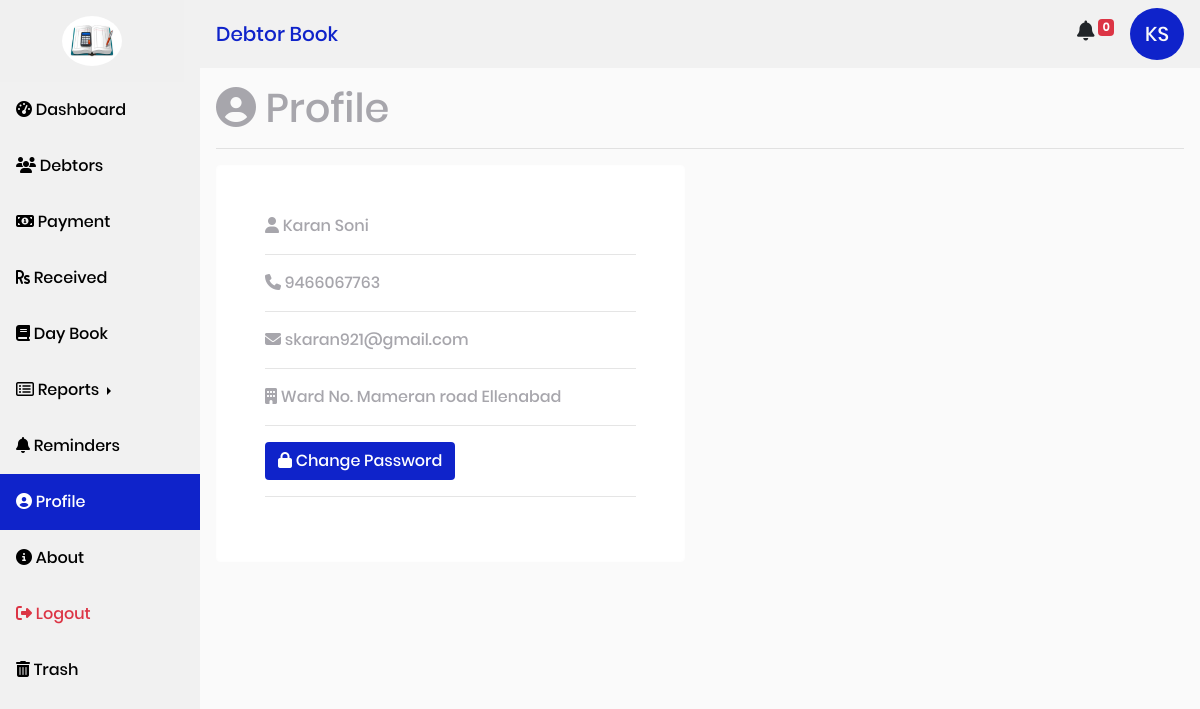
Page /user/profile/index.php (signed in) on the committed database.
### tables this page shows
CREATE TABLE `users` (
  `USER_ID` int(11) NOT NULL AUTO_INCREMENT,
  `USER_FIRST_NAME` varchar(90) NOT NULL,
  `USER_LAST_NAME` varchar(90) NOT NULL,
  `USER_EMAIL` varchar(90) NOT NULL,
  `USER_MOBILE` varchar(20) NOT NULL,
  `USER_PASSWORD` varchar(90) NOT NULL,
  `USER_ADDRESS` text NOT NULL,
  `USER_CREATE_DATE` timestamp NOT NULL DEFAULT current_timestamp(),
  `USER_UPDATE_DATE` timestamp NOT NULL DEFAULT current_timestamp() ON UPDATE current_timestamp(),
  `USER_STATUS` int(11) NOT NULL DEFAULT 1,
  PRIMARY KEY (`USER_ID`)
);

### api/User.php (called while the page is built, shortened)
<?php
class User
{
  private $conn;
  public function __construct($conn)
  {
    $this->conn = $conn;
  }
  public function getUserDetails($userId)
  {
    $sql = "SELECT * from users WHERE USER_ID='$userId'";
    $result = $this->conn->query($sql);
    if ($row = $result->fetch_assoc()) {
      return $row;
    } else {
      return [];
    }
  }
  public function getUserNameArray($userId)
  {
    $sql = "SELECT USER_FIRST_NAME,USER_LAST_NAME from users WHERE USER_ID='$userId'";
    $result = $this->conn->query($sql);
    return $result->fetch_assoc();
  }
  public function getTodaysReminderCount()
  {
    $userId = $_SESSION["user_auth_id"];
    $date = date("d-m");
    $sql = "SELECT count(*) as total FROM reminders WHERE USER_ID='$userId' AND REMINDER_STATUS='1'
       AND DATE_FORMAT(str_to_date(REMINDER_DATE, '%d-%m-%Y'),'%d-%m') = '$date' ORDER BY REMINDER_ID DESC";
    $result = $this->conn->query($sql);
    $rows = $result->fetch_all(MYSQLI_ASSOC);
    return $rows[0]["total"];
  }
}

### user/profile/index.php (the view, shortened to what this page needs)
<!DOCTYPE html>
<html lang="en">
<head>
    <?php
     include "../../externalCss.php";
     include "../../api/db.php";
     include "../../api/User.php";
     $userId = $_SESSION["user_auth_id"];
     $user = new User($conn);
     $userNameArr =$user->getUserNameArray($userId);
    ?>
      <link rel="stylesheet" href="../../css/toastr.min.css">
</head>
<body>
      <?php include("../sideBar.php"); ?>
    <div class="sidebarContent">
             <?php include("../navBar.php"); ?>
            <div class="main m-2 p-2">
                  <h1 class="gray-text"> <i class="fa fa-user-circle"></i> Profile</h1>
                  <hr/>
                  <div class="row">
                     <div class="col-md-6">
                     <div class="card p-5" style="border:1px solid #fefefe;">
                       <div class="body">
                         <?php
                            include "../../api/db.php";
                            $userId = $_SESSION["user_auth_id"];
                            $user = new User($conn);
                            $user =$user->getUserDetails($userId);
                         ?>
                       <div class="gray-text">
                                <i class="fa fa-user"></i> <?php echo $user["USER_FIRST_NAME"]." ".$user["USER_LAST_NAME"]; ?>
                            </div>
                            <hr/>
                            <div class="gray-text">
                                <i class="fa fa-phone"></i> <?php echo $user["USER_MOBILE"]; ?>
                            </div>
                            <hr/>
                            <div class="gray-text">
                                <i class="fa fa-envelope"></i> <?php echo $user["USER_EMAIL"]; ?>
                            </div>
                            <hr/>
                            <div class="gray-text">
                                <i class="fa fa-building"></i> <?php echo $user["USER_ADDRESS"]; ?>
                            </div>
                             <hr/>
                            <div class="gray-text">
                                <button type="button" class="btn blue text-white" onclick="openChangePasswordModal()"> <i class="fa fa-lock"></i>  Change Password</button>
                            </div>
                            <hr/>
                       </div>
                  </div>
                     </div>
                  </div>
            </div>
        </div>
</body>
</html>

### user/navBar.php
<nav class="navbar navbar-expand-lg navbar-light " style="background-color:#f1f1f1">
                    <a href="#" class="navbar-brand text-center">
                        <span class="blue-text">Debtor Book</span>
                    </a>
                <ul class="navbar-nav" style="margin-left:auto">
                    <li class="nav-item mr-3 mt-2" style="font-size:20px;cursor:pointer;">
                            <span class="fa fa-bell" onclick="window.open('http://localhost/DebtorBook/user/reminders/todaysReminder.php','_self')"></span><sup> <span class="badge badge-danger">
                            <?php
                               echo $user->getTodaysReminderCount();
                            ?></span> </sup>
                    </li>
                    <li class="nav-item">
                        <div class="rounded-circle" style="width:70;height:50;background-color:#0f23ca;color:#fafafa;padding: 1px 15px;line-height:50px;font-size:20px">
                        <?php echo $userNameArr["USER_FIRST_NAME"][0].$userNameArr["USER_LAST_NAME"][0] ?>
                        </div>
                    </li>
                </ul>
</nav>

### css/style.css (style rules this page uses)
body { padding: 0px; margin: 0px; font-family: "Poppins"; }
.blue { background-color: #0f23ca; }
.gray-text { color: #a7a6ac; }
.blue-text { color: #0f23ca; }
div.sidebarContent { margin-left: 200px; height: 100vh; max-height: 100vh; overflow: auto; background-color: #fafafa; transition: 0.5s ease-in-out; }

### rows in the picture
users: USER_FIRST_NAME "K", USER_LAST_NAME "S", USER_FIRST_NAME "Karan", USER_LAST_NAME "Soni", USER_MOBILE "9466067763", USER_EMAIL "skaran921@gmail.com", USER_ADDRESS "Ward No. Mameran road Ellenabad"

### other values in the picture
$user->getTodaysReminderCount() "0"
